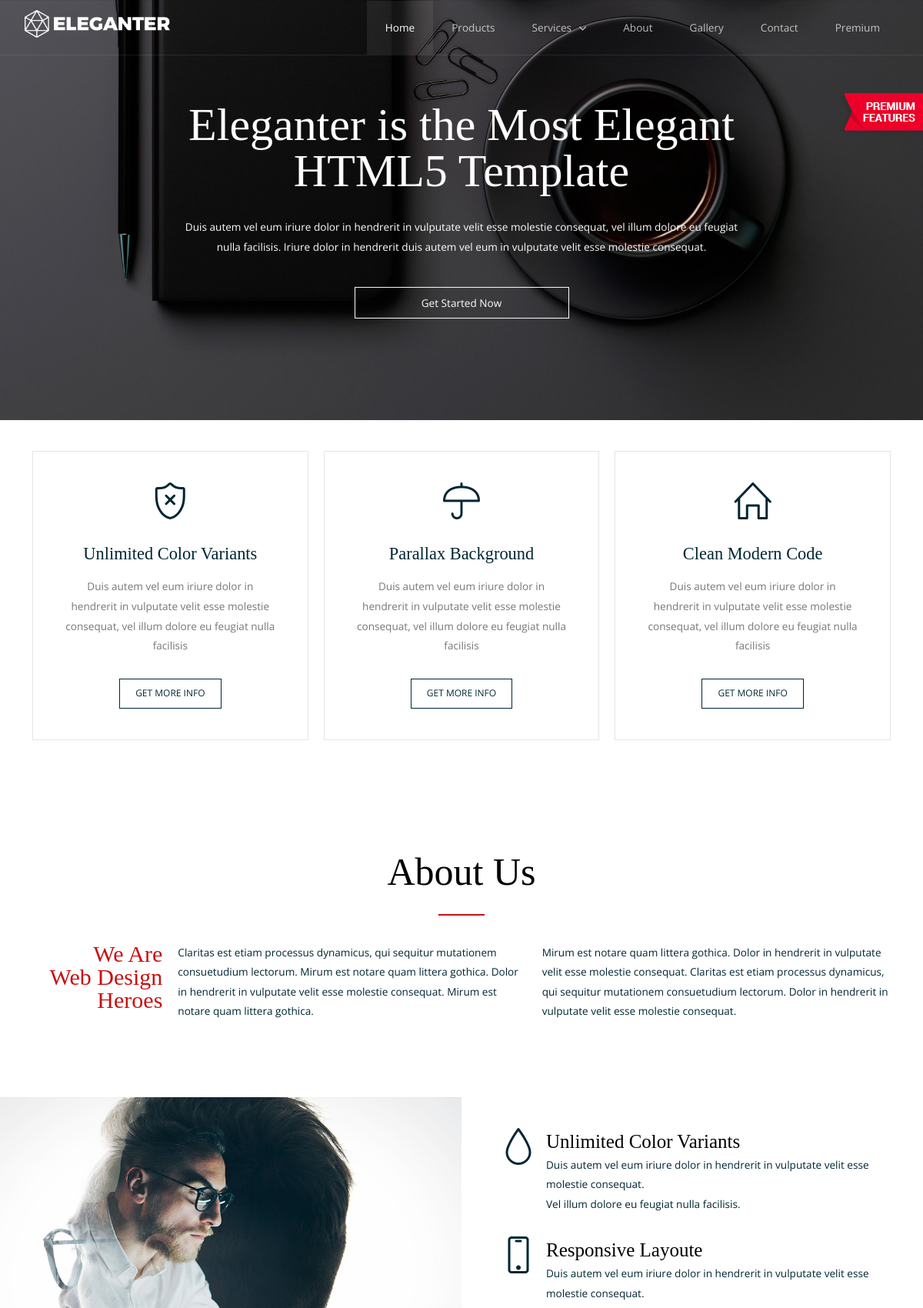
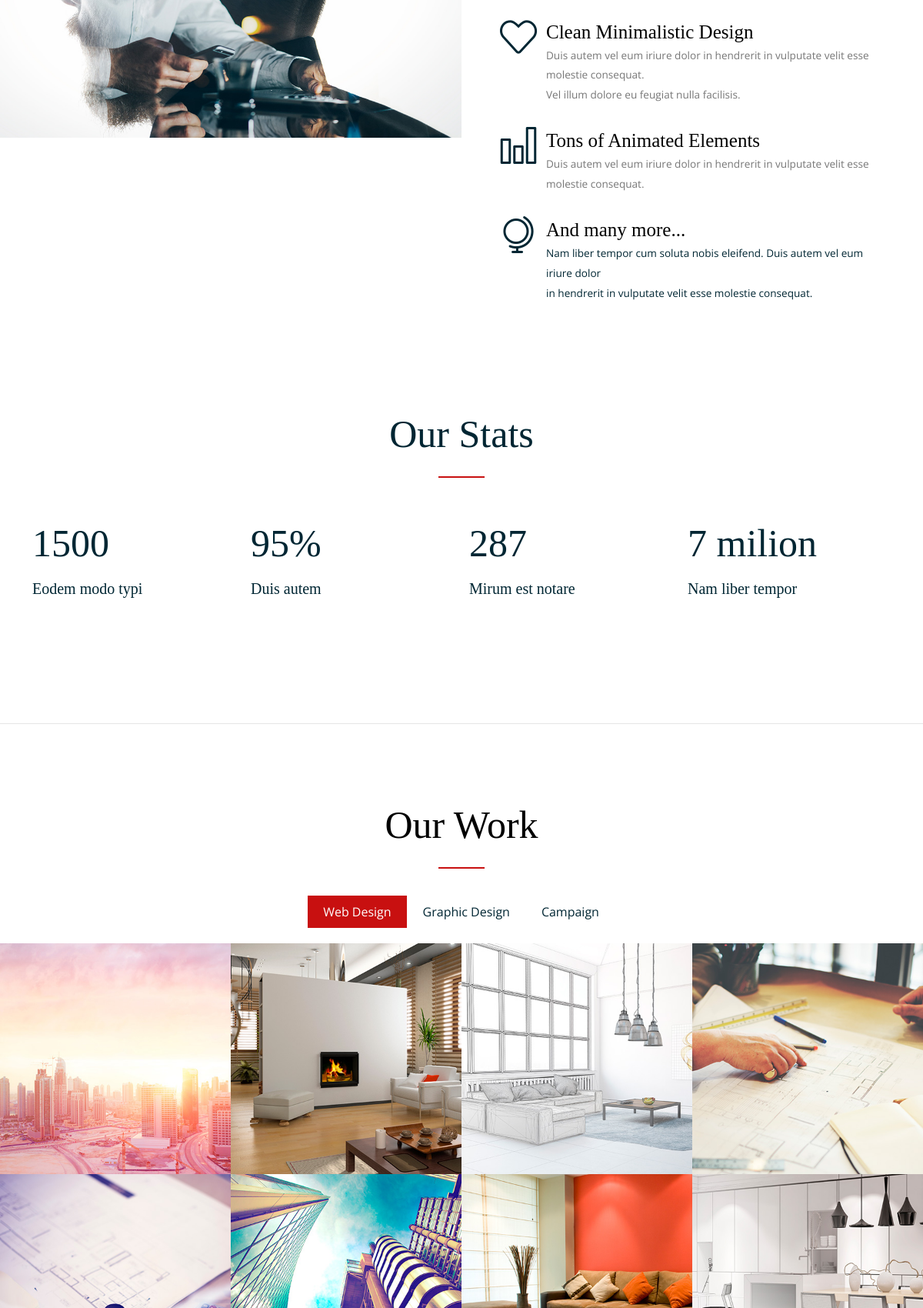
The page / (upper part) on the database its author committed (2 pictures, top to bottom).
### app/models.py (models this page shows, shortened)
class HeaderText(models.Model):
    title1 = models.CharField(max_length=255)
    title2 = models.CharField(max_length=255)
    description = models.CharField(max_length=255, blank=True, null=True)
    image = models.ImageField(upload_to="header_text")
    class Meta:
        verbose_name = "Header Text"
        verbose_name_plural = "Header Texts"

class WorksMain(models.Model):
    title = models.CharField(max_length=255)
    class Meta:
        verbose_name = "Works Main"
        verbose_name_plural = "Works Main"

class WebDesignBlock1(models.Model):
    title = models.CharField(max_length=255)
    description = models.CharField(max_length=255, blank=True, null=True)
    image_title = models.CharField(max_length=255, blank=True, null=True)
    url_image = models.ImageField(upload_to="web_design1.image.url", blank=True, null=True)
    image = models.ImageField(upload_to="web_design1.image.url", blank=True, null=True)
    class Meta:
        verbose_name = "Web Design block1"
        verbose_name_plural = "Web Design block1"

class WebDesignBlock2(models.Model):
    title = models.CharField(max_length=255)
    description = models.CharField(max_length=255, blank=True, null=True)
    image_title = models.CharField(max_length=255, blank=True, null=True)
    url_video = models.FileField(upload_to='media/videos/', blank=True, null=True)
    image = models.ImageField(upload_to="web_design2.image.url", blank=True, null=True)
    class Meta:
        verbose_name = "Web Design block2"
        verbose_name_plural = "Web Design block2"

### app/views.py (the view)
# urls.py: path("", views.index, name = "index"),
def index(request):
    context = {
        "header_text": HeaderText.objects.all().first(),
        "footer_text": FooterText.objects.all().first(),
        "tree_blocks": TreeBlocks.objects.all().first(),
        "about_us": AboutUs.objects.all().first(),
        "mini_blocks_main": MiniBlocksMain.objects.all().first(),
        "mini_blocks": MiniBlocks.objects.all().first(),
        "our_stats_main": OurStatsMain.objects.all().first(),
        "our_stats": OurStats.objects.all().first(),
        "our_work_main": OurWorkMain.objects.all().first(),
        "works_main": WorksMain.objects.all(),
        "web_design1": WebDesignBlock1.objects.all(),
        "web_design2": WebDesignBlock2.objects.all(),
        "graphic_design1": GraphicDesignBlock1.objects.all(),
        "graphic_design2": GraphicDesignBlock2.objects.all(),
        "campaigns1": CampaignsBlock1.objects.all(),
        "campaigns2": CampaignsBlock2.objects.all(),
        "testimonials": Testimonials.objects.all().first(),
        "testimonials_blocks": TestimonialsBlocks.objects.all(),
        "contact_us_main": ContactUsMain.objects.all().first(),
        "address": Address.objects.all().first(),
        "email": Email.objects.all().first(),
        "phone": Phone.objects.all().first()
    }
    return render(request,"home.html", context)

### app/templates/home.html (shortened to what this page needs)
{% extends "base.html" %}
{% load static %}
{% block home_template %}
  <main role="main">
    <header>
      <div class="carousel-default owl-carousel carousel-main carousel-nav-white background-dark text-center">
        <div class="item">
          <div class="s-12">
            <img src="{{header_text.image.url}}" alt="">
            <div class="carousel-content">
              <div class="content-center-vertical line">
                <div class="margin-top-bottom-80">
                  <h1 class="text-white margin-bottom-30 text-size-60 text-m-size-30 text-line-height-1">
                    {{header_text.title1}}<br>{{header_text.title2}}</h1>
                  <div class="s-12 m-10 l-8 center">
                    <p class="text-white text-size-14 margin-bottom-40">{{header_text.description}}</p></div>
                  <div class="line">
                    <div class="s-12 m-12 l-3 center">
                      <a class="button button-white-stroke s-12" href="/">Get Started Now</a>
                    </div>
                  </div>
                </div>
              </div>
            </div>
          </div>
        </div>
      </div>
    </header>
    <section class="section-small-padding background-white text-center">
      <div class="line">
        <div class="margin">
          <div class="s-12 m-12 l-4 margin-m-bottom">
            <div class="padding-2x block-bordered">
              <i class="icon-sli-shield icon3x text-dark center margin-bottom-30"></i>
              <h2 class="text-thin">Unlimited Color Variants</h2>
              <p class="margin-bottom-30">Duis autem vel eum iriure dolor in hendrerit in vulputate velit esse molestie consequat, vel illum dolore eu feugiat nulla facilisis</p>
              <a class="button button-dark-stroke text-size-12" href="/">GET MORE INFO</a>
            </div>
          </div>
          <div class="s-12 m-12 l-4 margin-m-bottom">
            <div class="padding-2x block-bordered">
              <i class="icon-sli-umbrella icon3x text-dark center margin-bottom-30"></i>
              <h2 class="text-thin">Parallax Background</h2>
              <p class="margin-bottom-30">Duis autem vel eum iriure dolor in hendrerit in vulputate velit esse molestie consequat, vel illum dolore eu feugiat nulla facilisis</p>
              <a class="button button-dark-stroke text-size-12" href="/">GET MORE INFO</a>
            </div>
          </div>
          <div class="s-12 m-12 l-4 margin-m-bottom">
            <div class="padding-2x block-bordered">
              <i class="icon-sli-home icon3x text-dark center margin-bottom-30"></i>
              <h2 class="text-thin">Clean Modern Code</h2>
              <p class="margin-bottom-30">Duis autem vel eum iriure dolor in hendrerit in vulputate velit esse molestie consequat, vel illum dolore eu feugiat nulla facilisis</p>
              <a class="button button-dark-stroke text-size-12" href="/">GET MORE INFO</a>
            </div>
          </div>
        </div>
      </div>
    </section>
    <section class="section">
      <div class="line">
        <h2 class="text-size-50  text-m-size-40 text-center">About Us</h2>
        <hr class="break-small background-primary break-center">
      </div>
      <div class="line">
        <div class="margin">
          <div class="s-12 m-12 l-2">
            <p class="h1 text-size-30 margin-m-bottom-30 text-primary text-line-height-1 text-right">We Are<br> Web Design Heroes</p>
          </div>
          <div class="s-12 m-12 l-5">
            <p class="text-size-14 margin-m-bottom-30 text-dark">Claritas est etiam processus dynamicus, qui sequitur mutationem consuetudium lectorum. Mirum est notare quam littera gothica. Dolor in hendrerit in vulputate velit esse molestie consequat. Mirum est notare quam littera gothica. </p>
          </div>
          <div class="s-12 m-12 l-5">
            <p class="text-size-14 text-dark">Mirum est notare quam littera gothica. Dolor in hendrerit in vulputate velit esse molestie consequat. Claritas est etiam processus dynamicus, qui sequitur mutationem consuetudium lectorum. Dolor in hendrerit in vulputate velit esse molestie consequat.</p>
          </div>
        </div>
      </div>
    </section>
    <section class="full-width">
      <div class="s-12 m-12 l-6">
        <img src="{% static "img/img-12.jpg" %}" alt="">
      </div>
      <div class="s-12 m-12 l-6">
        <div class="padding-2x">
          <div class="line">
            <div class="float-left">
              <i class="icon-sli-drop icon3x text-dark"></i>
            </div>
            <div class="margin-left-60 margin-bottom-30">
              <h3 class="text-size-25 margin-bottom-0">Unlimited Color Variants</h3>
              <p class="text-dark">Duis autem vel eum iriure dolor in hendrerit in vulputate velit esse molestie consequat.<br> Vel illum dolore eu feugiat nulla facilisis.</p>
            </div>
          </div>
          <div class="line">
            <div class="float-left">
              <i class="icon-sli-screen-smartphone icon3x text-dark"></i>
            </div>
            <div class="margin-left-60 margin-bottom-30">
              <h3 class="text-size-25 margin-bottom-0">Responsive Layoute</h3>
              <p class="text-dark">Duis autem vel eum iriure dolor in hendrerit in vulputate velit esse molestie consequat.</p>
            </div>
          </div>
          <div class="line">
            <div class="float-left">
              <i class="icon-sli-heart icon3x text-dark"></i>
            </div>
            <div class="margin-left-60 margin-bottom-30">
              <h3 class="text-size-25 margin-bottom-0">Clean Minimalistic Design</h3>
              <p>Duis autem vel eum iriure dolor in hendrerit in vulputate velit esse molestie consequat.<br> Vel illum dolore eu feugiat nulla facilisis.</p>
            </div>
          </div>
          <div class="line">
            <div class="float-left">
              <i class="icon-sli-chart icon3x text-dark"></i>
            </div>
            <div class="margin-left-60 margin-bottom-30">
              <h3 class="text-size-25 margin-bottom-0">Tons of Animated Elements</h3>
              <p>Duis autem vel eum iriure dolor in hendrerit in vulputate velit esse molestie consequat.</p>
            </div>
          </div>
          <div class="line">
            <div class="float-left">
              <i class="icon-sli-globe-alt icon3x text-dark"></i>
            </div>
            <div class="margin-left-60">
              <h3 class="text-size-25 margin-bottom-0">And many more...</h3>
              <p class="text-dark">Nam liber tempor cum soluta nobis eleifend. Duis autem vel eum iriure dolor<br> in hendrerit in vulputate velit esse molestie consequat.</p>
            </div>
          </div>
        </div>
      </div>
    </section>
    <section class="section background-white" >
      <div class="line">
        <h2 class="text-size-50  text-m-size-40 text-center">Our Stats</h2>
        <hr class="break-small background-primary break-center">
        <div class="margin margin-top-bottom-50">
          <div class="s-12 m-12 l-3">
            <div class="block">
              <div class="count-to">
                <span class="timer h1 text-size-50  text-m-size-40">1500</span>
                <p class="h1 text-size-20 margin-top-10 text-dark text-thin">Eodem modo typi</p>
              </div>
            </div>
          </div>
          <div class="s-12 m-12 l-3">
            <div class="block">
              <div class="count-to">
                <span class="timer h1 text-size-50  text-m-size-40">95%</span>
                <p class="h1 text-size-20 margin-top-10 text-dark text-thin">Duis autem</p>
              </div>
            </div>
          </div>
          <div class="s-12 m-12 l-3">
            <div class="block">
              <div class="count-to">
                <span class="timer h1 text-size-50  text-m-size-40">287</span>
                <p class="h1 text-size-20 margin-top-10 text-dark text-thin">Mirum est notare</p>
              </div>
            </div>
          </div>
          <div class="s-12 m-12 l-3">
            <div class="block">
              <div class="count-to">
                <span class="timer h1 text-size-50  text-m-size-40">7 milion</span>
                <p class="h1 text-size-20 margin-top-10 text-dark text-thin">Nam liber tempor</p>
              </div>
            </div>
          </div>
        </div>
      </div>
    </section>
    <hr class="break margin-top-bottom-0">
    <section class="section-top-padding full-width">
      <h2 class="text-size-50  text-m-size-40 text-center">Our Work</h2>
      <hr class="break-small background-primary break-center">
      <div class="tabs background-primary-hightlight">
          <div class="tab-item tab-active">
            <a class="tab-label active-btn">{{works_main.0.title}}</a>
            <div class="tab-content lightbox-gallery">
              <div class="s-12 m-6 l-3">
                <a class="image-with-hover-overlay image-hover-zoom" href="{{web_design1.0.url_image}}">
                  <img src="{{web_design1.0.image.url}}" alt="" title="{{web_design1.0.image_title}}" />
                </a>
              </div>
              <div class="s-12 m-6 l-3">
                <a class="image-with-hover-overlay image-hover-zoom" href="{{web_design2.0.url_video}}">
                  <img src="{{web_design2.0.image.url}}" alt="" title="{{web_design2.0.image_title}}" />
                </a>
              </div>
              <div class="s-12 m-6 l-3">
                <a class="image-with-hover-overlay image-hover-zoom" href="{{web_design1.1.url_image}}">
                  <img src="{{web_design1.1.image.url}}" alt="" title="{{web_design1.1.image_title}}" />
                </a>
              </div>
              <div class="s-12 m-6 l-3">
                <a class="image-with-hover-overlay image-hover-zoom" href="{{web_design1.2.url_image}}">
                  <img src="{{web_design1.2.image.url}}" alt="" title="{{web_design1.2.image_title}}" />
                </a>
              </div>
              <div class="s-12 m-6 l-3">
                <a class="image-with-hover-overlay image-hover-zoom" href="{{web_design2.1.url_video}}">
                  <img src="{{web_design2.1.image.url}}" alt="" title="{{web_design2.1.image_title}}" />
                </a>
              </div>
              <div class="s-12 m-6 l-3">
                <a class="image-with-hover-overlay image-hover-zoom" href="{{web_design1.3.url_image}}">
                  <img src="{{web_design1.3.image.url}}" alt="" title="{{web_design1.3.image_title}}" />
                </a>
              </div>
              <div class="s-12 m-6 l-3">
                <a class="image-with-hover-overlay image-hover-zoom" href="{{web_design1.4.url_image}}">
                  <img src="{{web_design1.4.image.url}}" alt="" title="{{web_design1.4.image_title}}" />
                </a>
              </div>
              <div class="s-12 m-6 l-3">
                <a class="image-with-hover-overlay image-hover-zoom" href="{{web_design1.5.url_image}}">
                  <img src="{{web_design1.5.image.url}}" alt="" title="{{web_design1.5.image_title}}" />
                </a>
              </div>
            </div>
          </div>
          <div class="tab-item">
            <a class="tab-label">{{works_main.1.title}}</a>
          </div>
          <div class="tab-item">
            <a class="tab-label">{{works_main.2.title}}</a>
          </div>
      </div>
    </section>
  </main>
{% endblock %}

### app/static/css/components.css (style rules this page uses)
.tab-item { background: none repeat scroll 0 0 #fff; display: none; padding: 1.25rem 0; }
.tab-item.tab-active { display: block; }
.tab-nav > .tab-label { float:left; }
a.tab-label, a.tab-label:link, a.tab-label:visited, a.tab-label:hover { background: none repeat scroll 0 0 #262626; color: #fff; margin-right: 1px; padding: 0.625rem 1.25rem; transition: background 0.20s linear 0s; -o-transition: background 0.20s linear 0s; -ms-transition: background 0.20s linear 0s; -moz-transition: background 0.20s linear 0s; -webkit-transition: background 0.20s linear 0s; }
a.tab-label:hover,a.tab-label.active-btn { background: none repeat scroll 0 0 #999; }
.tab-label.active-btn { cursor: default; }
.tab-content { text-align: left; }
.button,a.button,a.button:link,a.button:active,a.button:visited { background: #777 none repeat scroll 0 0; border: 0; color: #fff; cursor: pointer; display: inline-block; font-size: 0.85rem; padding: 0.825rem 1rem; text-align: center; transition: all 0.20s linear 0s; -o-transition: all 0.20s linear 0s; -ms-transition: all 0.20s linear 0s; -moz-transition: all 0.20s linear 0s; -webkit-transition: all 0.20s linear 0s; }

### rows shown on the page
HeaderText: image (picture), title1 "Eleganter is the Most Elegant", title2 "HTML5 Template", description "Duis autem vel eum iriure dolor in hendrerit in vulputate velit esse molestie consequat, vel illum dolore eu feugiat nulla facilisis. Iriure dolor in hendrerit duis autem vel eum in vulputate velit esse molestie consequat."
WorksMain: title "Web Design"
WebDesignBlock1: image (picture)
WebDesignBlock2: image (picture)
WebDesignBlock1: image (picture)
WebDesignBlock1: image (picture)
WebDesignBlock2: image (picture)
WebDesignBlock1: image (picture)
WebDesignBlock1: image (picture)
WebDesignBlock1: image (picture)
WorksMain: title "Graphic Design"
WorksMain: title "Campaign"
